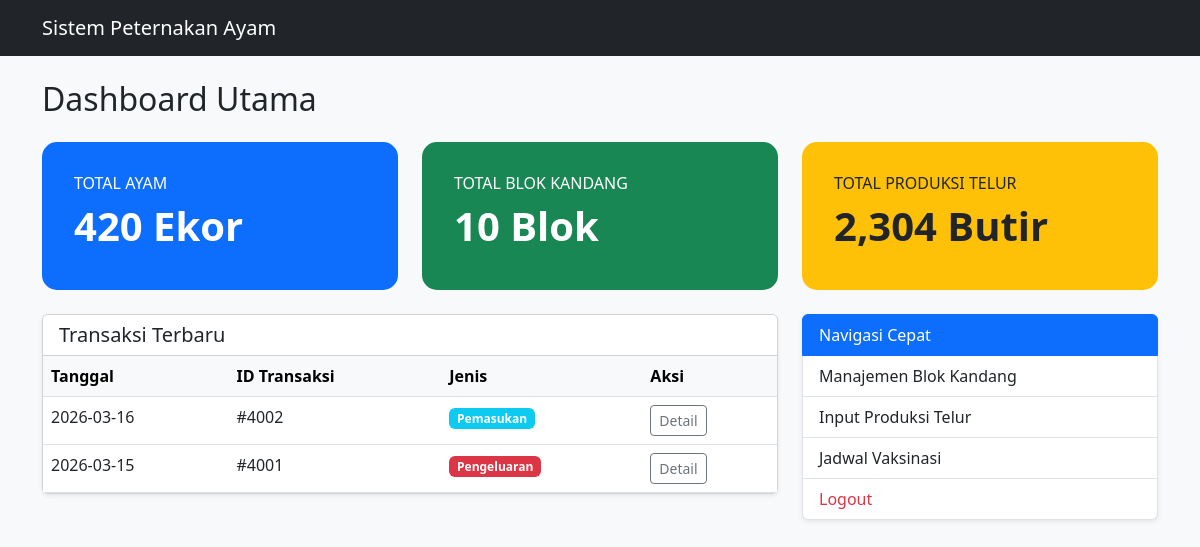
Screenshot of /index1.php with the database file from the repository.
### tables this page shows
CREATE TABLE `transaksi` (
  `id_transaksi` int(11) NOT NULL,
  `id_petugas` int(11) DEFAULT NULL,
  `tanggal_transaksi` date DEFAULT NULL,
  `jenis_transaksi` enum('pemasukan','pengeluaran') DEFAULT NULL
);

### index1.php (the view, shortened to what this page needs)
<?php
$host = "localhost";
$user = "root";
$pass = "";
$db   = "peternakan_ayam";
$conn = mysqli_connect($host, $user, $pass, $db);
$query_ayam = mysqli_query($conn, "SELECT SUM(total_ayam) as total FROM blok_kandang");
$data_ayam = mysqli_fetch_assoc($query_ayam);
$query_blok = mysqli_query($conn, "SELECT COUNT(id_blok_kandang) as total FROM blok_kandang");
$data_blok = mysqli_fetch_assoc($query_blok);
$query_telur = mysqli_query($conn, "SELECT SUM(total_telur) as total FROM produksi_telur");
$data_telur = mysqli_fetch_assoc($query_telur);
$query_transaksi = mysqli_query($conn, "SELECT * FROM transaksi ORDER BY tanggal_transaksi DESC LIMIT 5");
?>
<!DOCTYPE html>
<html lang="id">
<head>
    <link href="https://cdn.jsdelivr.net/npm/bootstrap@5.3.0/dist/css/bootstrap.min.css" rel="stylesheet">
</head>
<body>
<nav class="navbar navbar-expand-lg navbar-dark bg-dark mb-4">
    <div class="container">
        <a class="navbar-brand" href="#">Sistem Peternakan Ayam</a>
    </div>
</nav>
<div class="container">
    <h2 class="mb-4">Dashboard Utama</h2>
    <div class="row mb-4">
        <div class="col-md-4">
            <div class="card card-summary bg-primary text-white p-3">
                <div class="card-body">
                    <h6 class="card-title text-uppercase">Total Ayam</h6>
                    <h2 class="display-6 fw-bold"><?= number_format($data_ayam['total'] ?? 0); ?> Ekor</h2>
                </div>
            </div>
        </div>
        <div class="col-md-4">
            <div class="card card-summary bg-success text-white p-3">
                <div class="card-body">
                    <h6 class="card-title text-uppercase">Total Blok Kandang</h6>
                    <h2 class="display-6 fw-bold"><?= $data_blok['total']; ?> Blok</h2>
                </div>
            </div>
        </div>
        <div class="col-md-4">
            <div class="card card-summary bg-warning text-dark p-3">
                <div class="card-body">
                    <h6 class="card-title text-uppercase">Total Produksi Telur</h6>
                    <h2 class="display-6 fw-bold"><?= number_format($data_telur['total'] ?? 0); ?> Butir</h2>
                </div>
            </div>
        </div>
    </div>
    <div class="row">
        <div class="col-md-8">
            <div class="card shadow-sm">
                <div class="card-header bg-white">
                    <h5 class="mb-0">Transaksi Terbaru</h5>
                </div>
                <div class="card-body p-0">
                    <table class="table table-hover mb-0">
                        <thead class="table-light">
                            <tr>
                                <th>Tanggal</th>
                                <th>ID Transaksi</th>
                                <th>Jenis</th>
                                <th>Aksi</th>
                            </tr>
                        </thead>
                        <tbody>
                            <?php while($row = mysqli_fetch_assoc($query_transaksi)): ?>
                            <tr>
                                <td><?= $row['tanggal_transaksi']; ?></td>
                                <td>#<?= $row['id_transaksi']; ?></td>
                                <td>
                                    <span class="badge <?= $row['jenis_transaksi'] == 'pemasukan' ? 'bg-info' : 'bg-danger'; ?>">
                                        <?= ucfirst($row['jenis_transaksi']); ?>
                                    </span>
                                </td>
                                <td><a href="#" class="btn btn-sm btn-outline-secondary">Detail</a></td>
                            </tr>
                            <?php endwhile; ?>
                        </tbody>
                    </table>
                </div>
            </div>
        </div>
        <div class="col-md-4">
            <div class="list-group shadow-sm">
                <a href="#" class="list-group-item list-group-item-action active">Navigasi Cepat</a>
                <a href="#" class="list-group-item list-group-item-action">Manajemen Blok Kandang</a>
                <a href="#" class="list-group-item list-group-item-action">Input Produksi Telur</a>
                <a href="#" class="list-group-item list-group-item-action">Jadwal Vaksinasi</a>
                <a href="#" class="list-group-item list-group-item-action text-danger">Logout</a>
            </div>
        </div>
    </div>
</div>
</body>
</html>

### index1.php (style rules this page uses)
body { background-color: #f8f9fa; }
.card-summary { border-radius: 15px; border: none; transition: 0.3s; }

### rows the page displays
transaksi: tanggal_transaksi "2026-03-16", id_transaksi "4002", jenis_transaksi "Pemasukan"
transaksi: tanggal_transaksi "2026-03-15", id_transaksi "4001", jenis_transaksi "Pengeluaran"

### other values shown
$data_ayam['total'] "420"
$data_blok['total'] "10"
$data_telur['total'] "2,304"
